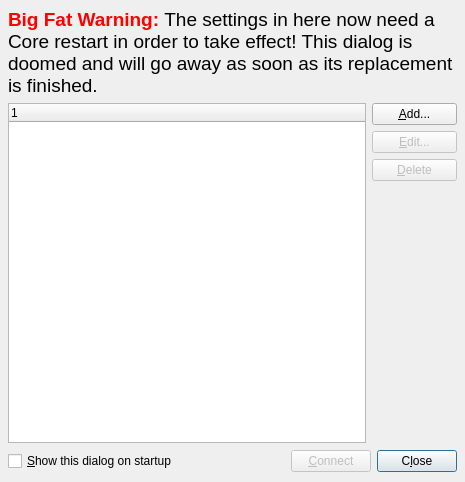
<ui version="4.0" >
 <class>ServerListDlg</class>
 <widget class="QDialog" name="ServerListDlg" >
  <property name="geometry" >
   <rect>
    <x>0</x>
    <y>0</y>
    <width>465</width>
    <height>482</height>
   </rect>
  </property>
  <property name="windowTitle" >
   <string>Server List</string>
  </property>
  <property name="windowIcon" >
   <iconset/>
  </property>
  <property name="sizeGripEnabled" >
   <bool>false</bool>
  </property>
  <property name="modal" >
   <bool>false</bool>
  </property>
  <layout class="QVBoxLayout" >
   <property name="spacing" >
    <number>6</number>
   </property>
   <property name="leftMargin" >
    <number>8</number>
   </property>
   <property name="topMargin" >
    <number>8</number>
   </property>
   <property name="rightMargin" >
    <number>8</number>
   </property>
   <property name="bottomMargin" >
    <number>8</number>
   </property>
   <item>
    <widget class="QLabel" name="label" >
     <property name="text" >
      <string>&lt;html>&lt;head>&lt;meta name="qrichtext" content="1" />&lt;style type="text/css">
p, li { white-space: pre-wrap; }
&lt;/style>&lt;/head>&lt;body style=" font-family:'DejaVu Sans'; font-size:11pt; font-weight:400; font-style:normal;">
&lt;p style=" margin-top:0px; margin-bottom:0px; margin-left:0px; margin-right:0px; -qt-block-indent:0; text-indent:0px;">&lt;span style=" font-size:14pt; font-weight:600; color:#ff0000;">Big Fat Warning: &lt;/span>&lt;span style=" font-size:14pt; color:#000000;">The settings in here now need a Core restart in order to take effect! This dialog is doomed and will go away as soon as its replacement is finished.&lt;/span>&lt;/p>&lt;/body>&lt;/html></string>
     </property>
     <property name="alignment" >
      <set>Qt::AlignLeading|Qt::AlignLeft|Qt::AlignTop</set>
     </property>
     <property name="wordWrap" >
      <bool>true</bool>
     </property>
    </widget>
   </item>
   <item>
    <layout class="QHBoxLayout" >
     <property name="spacing" >
      <number>6</number>
     </property>
     <property name="leftMargin" >
      <number>0</number>
     </property>
     <property name="topMargin" >
      <number>0</number>
     </property>
     <property name="rightMargin" >
      <number>0</number>
     </property>
     <property name="bottomMargin" >
      <number>0</number>
     </property>
     <item>
      <widget class="QTreeWidget" name="networkTree" >
       <property name="dragEnabled" >
        <bool>false</bool>
       </property>
       <property name="alternatingRowColors" >
        <bool>false</bool>
       </property>
       <property name="selectionMode" >
        <enum>QAbstractItemView::ExtendedSelection</enum>
       </property>
       <property name="sortingEnabled" >
        <bool>false</bool>
       </property>
       <column>
        <property name="text" >
         <string>1</string>
        </property>
       </column>
      </widget>
     </item>
     <item>
      <layout class="QVBoxLayout" >
       <property name="spacing" >
        <number>6</number>
       </property>
       <property name="leftMargin" >
        <number>0</number>
       </property>
       <property name="topMargin" >
        <number>0</number>
       </property>
       <property name="rightMargin" >
        <number>0</number>
       </property>
       <property name="bottomMargin" >
        <number>0</number>
       </property>
       <item>
        <widget class="QPushButton" name="addButton" >
         <property name="text" >
          <string>&amp;Add...</string>
         </property>
         <property name="icon" >
          <iconset/>
         </property>
        </widget>
       </item>
       <item>
        <widget class="QPushButton" name="editButton" >
         <property name="enabled" >
          <bool>false</bool>
         </property>
         <property name="text" >
          <string>&amp;Edit...</string>
         </property>
         <property name="icon" >
          <iconset/>
         </property>
        </widget>
       </item>
       <item>
        <widget class="QPushButton" name="deleteButton" >
         <property name="enabled" >
          <bool>false</bool>
         </property>
         <property name="text" >
          <string>&amp;Delete</string>
         </property>
         <property name="icon" >
          <iconset/>
         </property>
        </widget>
       </item>
       <item>
        <spacer>
         <property name="orientation" >
          <enum>Qt::Vertical</enum>
         </property>
         <property name="sizeHint" >
          <size>
           <width>85</width>
           <height>296</height>
          </size>
         </property>
        </spacer>
       </item>
      </layout>
     </item>
    </layout>
   </item>
   <item>
    <layout class="QHBoxLayout" >
     <property name="spacing" >
      <number>6</number>
     </property>
     <property name="leftMargin" >
      <number>0</number>
     </property>
     <property name="topMargin" >
      <number>0</number>
     </property>
     <property name="rightMargin" >
      <number>0</number>
     </property>
     <property name="bottomMargin" >
      <number>0</number>
     </property>
     <item>
      <widget class="QCheckBox" name="showOnStartup" >
       <property name="text" >
        <string>&amp;Show this dialog on startup</string>
       </property>
      </widget>
     </item>
     <item>
      <spacer>
       <property name="orientation" >
        <enum>Qt::Horizontal</enum>
       </property>
       <property name="sizeHint" >
        <size>
         <width>291</width>
         <height>25</height>
        </size>
       </property>
      </spacer>
     </item>
     <item>
      <widget class="QPushButton" name="connectButton" >
       <property name="enabled" >
        <bool>false</bool>
       </property>
       <property name="text" >
        <string>&amp;Connect</string>
       </property>
       <property name="icon" >
        <iconset/>
       </property>
       <property name="default" >
        <bool>false</bool>
       </property>
      </widget>
     </item>
     <item>
      <widget class="QPushButton" name="closeButton" >
       <property name="text" >
        <string>C&amp;lose</string>
       </property>
       <property name="icon" >
        <iconset/>
       </property>
       <property name="default" >
        <bool>true</bool>
       </property>
      </widget>
     </item>
    </layout>
   </item>
  </layout>
  <widget class="QWidget" native="1" name="widget" >
   <property name="geometry" >
    <rect>
     <x>9</x>
     <y>9</y>
     <width>739</width>
     <height>393</height>
    </rect>
   </property>
  </widget>
  <widget class="QWidget" native="1" name="widget_2" >
   <property name="geometry" >
    <rect>
     <x>9</x>
     <y>408</y>
     <width>739</width>
     <height>27</height>
    </rect>
   </property>
  </widget>
  <widget class="QWidget" native="1" name="widget_3" >
   <property name="geometry" >
    <rect>
     <x>660</x>
     <y>10</y>
     <width>87</width>
     <height>391</height>
    </rect>
   </property>
  </widget>
 </widget>
 <resources>
  <include location="../images/icons.qrc" />
 </resources>
 <connections>
  <connection>
   <sender>connectButton</sender>
   <signal>clicked()</signal>
   <receiver>ServerListDlg</receiver>
   <slot>accept()</slot>
   <hints>
    <hint type="sourcelabel" >
     <x>278</x>
     <y>253</y>
    </hint>
    <hint type="destinationlabel" >
     <x>96</x>
     <y>254</y>
    </hint>
   </hints>
  </connection>
  <connection>
   <sender>closeButton</sender>
   <signal>clicked()</signal>
   <receiver>ServerListDlg</receiver>
   <slot>reject()</slot>
   <hints>
    <hint type="sourcelabel" >
     <x>369</x>
     <y>253</y>
    </hint>
    <hint type="destinationlabel" >
     <x>179</x>
     <y>282</y>
    </hint>
   </hints>
  </connection>
 </connections>
</ui>
